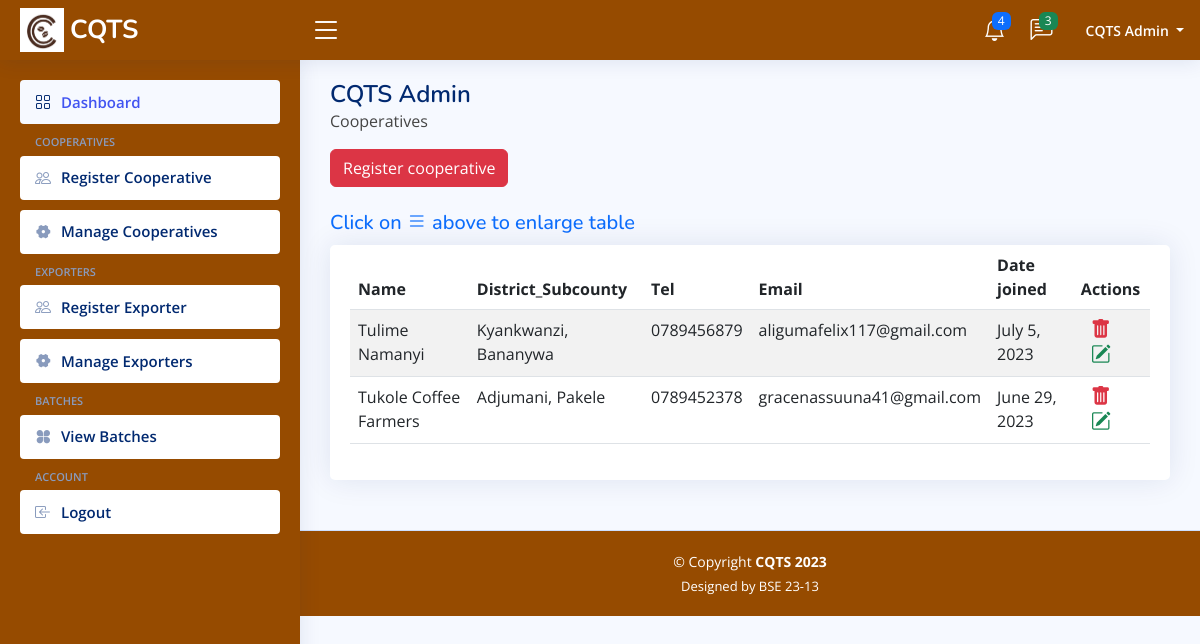
/admin-manage-cooperatives, run on the app's committed database.
### base/models.py (models this page shows, shortened)
class User(AbstractUser):
    email = models.EmailField(_("email address"), unique=True)
    name = models.CharField(max_length=200, null=True)
    username = None
    phone = models.CharField(max_length=200, null=True)
    about = models.TextField(null=True, blank=True)
    location = models.CharField(max_length=200, null=True)
    group = models.ForeignKey(
        Group, on_delete=models.CASCADE, null=True, blank=True, related_name='group_user')
    created_at = models.DateTimeField(auto_now_add=True)
    updated_at = models.DateTimeField(auto_now=True)
    class Meta:
        ordering = ('-updated_at', '-created_at')
    USERNAME_FIELD = 'email'
    REQUIRED_FIELDS = []
    objects = CustomUserManager()

### base/views.py (the view)
# urls.py: path('admin-manage-cooperatives', views.adminCooperativesView, name='admin-manage-cooperatives'),
def adminCooperativesView(request):
    Cooperatives = User.objects.filter(group__name='Cooperative')
    context = {'Cooperatives': Cooperatives}
    return render(request, 'base/admin/admin-manage-cooperatives.html', context)

### base/templates/base/admin/admin-manage-cooperatives.html (shortened to what this page needs)
{% extends "admin-main.html" %}
{% block content %}
    <main id="main" class="main">
        {% load static %}
        <div class="pagetitle">
            <h1>CQTS Admin</h1>
            <p>Cooperatives</p>
            <a href="{% url 'admin-cooperative-registration' %}" class="btn btn-danger">Register cooperative</a>
            <br>
            <br>
            <h5 class="text-primary inform-expand" id="inform-expand">Click on <i class="bi bi-list"></i> above to enlarge table</h5>
        </div>
        <section class="section">
            <div class="row">
                <div class="col-lg-12">
                    <div class="card">
                        <div class="card-body">
                            <div class="datatable-wrapper">
                                <table class="table datatable table-striped">
                                    <thead>
                                        <tr>
                                            <th scope="col">Name</th>
                                            <th scope="col">District_Subcounty</th>
                                            <th scope="col">Tel</th>
                                            <th scope="col">Email</th>
                                            <th scope="col">Date joined</th>
                                            <th scope="col">Actions</th>
                                        </tr>
                                    </thead>
                                    <tbody>
                                        {% for cooperative in Cooperatives %}
                                        <tr>
                                            <td scope="row">{{ cooperative.name }}</td>
                                            <td>{{ cooperative.location }}</td>
                                            <td>{{ cooperative.phone }}</td>
                                            <td>{{ cooperative.email }}</td>
                                            <td>{{ cooperative.created_at.date }}</td>
                                            <td>
                                                <a href=" {% url 'admin-delete-cooperative' cooperative.id %} " title="Delete" class="h5 text-danger"><i
                                                        class="bi bi-trash-fill"></i></a>
                                                <a href="#" title="Edit" class="h5 text-success"><i
                                                        class="bi bi-pencil-square"></i></a>
                                            </td>
                                        </tr>
                                        {% endfor %}
                                    </tbody>
                                </table>
                            </div>
                        </div>
                    </div>
                </div>
            </div>
        </section>
    </main>
    {% endblock %}

### static/assets/css/style.css (style rules this page uses)
:root { scroll-behavior: smooth; }
body { font-family: "Open Sans", sans-serif; background: #f6f9ff; color: #444444; }
a { color: #4154f1; text-decoration: none; }
h1, h2, h3, h4, h5, h6 { font-family: "Nunito", sans-serif; }
#main { margin-top: 60px; padding: 20px 30px; transition: all 0.3s; }
.pagetitle { margin-bottom: 10px; }
.pagetitle h1 { font-size: 24px; margin-bottom: 0; font-weight: 600; color: #012970; }
.card { margin-bottom: 30px; border: none; border-radius: 5px; box-shadow: 0px 0 30px rgba(1, 41, 112, 0.1); }
.card-body { padding: 0 20px 20px 20px; }
@media (min-width: 1200px) { #main, #footer { margin-left: 300px; } }
.datatable a { margin-left: 10px; }

### data on the page
User: name "Tulime Namanyi", location "Kyankwanzi, Bananywa", phone "0789456879", email "aligumafelix117@gmail.com", created_at "July 5, 2023"
User: name "Tukole Coffee Farmers", location "Adjumani, Pakele", phone "0789452378", email "gracenassuuna41@gmail.com", created_at "June 29, 2023"
